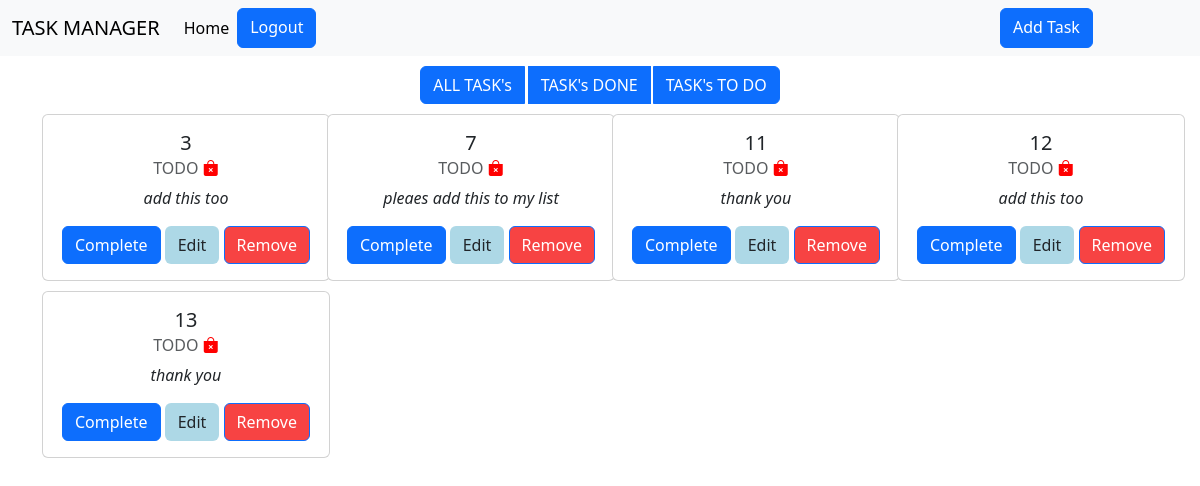
The page /task_not_done/ (signed in) on the database as committed earlier.
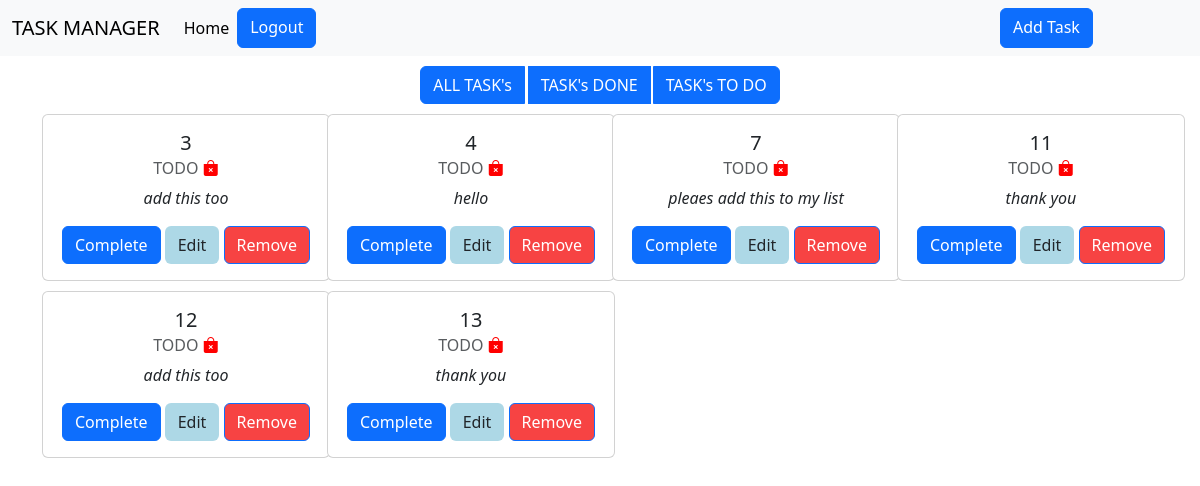
The same page on the database as committed later.
### website/models.py (models this page shows, shortened)
class record(models.Model):
	create_at=models.DateTimeField(auto_now_add=True)
	task=models.CharField(max_length=200)
	status=models.CharField(max_length=200,default='TODO')

### website/views.py (the view)
# urls.py: path('task_not_done/',views.task_not_done,name='task_not_done'),
def task_not_done(request):
	if request.user.is_authenticated:
		objects=record.objects.all()
		return render(request,'not_done_task.html',{'records':objects})
	return redirect('home')

### website/templates/not_done_task.html (shortened to what this page needs)
{% extends 'base.html' %}
{% block content %}
<center><div class=" button_container btn-group" role="group" aria-label="Basic example">
  <a href="{% url 'home' %}" class="btn btn-primary">ALL TASK's</a>
  <a href="{% url 'task_done' %}" type="button" class="btn btn-primary " style='margin-left: 3px; margin-right: 3px;'>TASK's DONE</a>
  <a href="{% url 'task_not_done' %}" type="button" class="btn btn-primary">TASK's TO DO</a>
</div></center>
<div class="container-xxl ">
	<div class="container over_all text-center">
	<div class="row row-cols-4 parent">
		{% for record in records%}
		{% if record.status == "TODO" %}
		 <div class="col sub-div"><div class="card" style="width: 18rem;">
				<div class="card-body">
				    <h5 class="card-title">{{record.id}}</h5>
				    {% if record.status == "TODO" %}
					    <h6 class="card-subtitle mb-2 text-body-secondary">TODO <i class="bi bi-bag-x-fill" style='color: red;'></i></h6>
					    <p class="card-text"><i>{{record.task}}</i></p>
					    <a href="{% url 'done' record.id %}" class="btn btn-primary">Complete</a>
					    <a href="{% url 'edit' record.id %}" class="btn" style='background-color: lightblue;'>Edit</a>
					   {% endif %}
				    <a href="{% url 'remove' record.id %}" class="btn btn-primary" style='background-color: #f74343;'>Remove</a>
				  </div>
				</div>
			</div>
		{% endif %}
		{% endfor %}
	</div>
	</div>
</div>
{% endblock %}

Rows that differ between the two databases and show on the page:
now on this page (row edited): record: id "4", task "hello"
